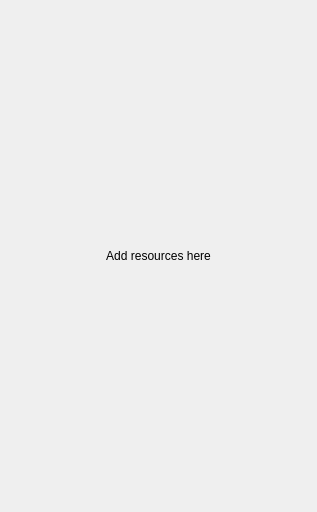
<?xml version="1.0" encoding="UTF-8"?>
<ui version="4.0">
 <class>ResourceLibrary</class>
 <widget class="QDockWidget" name="ResourceLibrary">
  <property name="geometry">
   <rect>
    <x>0</x>
    <y>0</y>
    <width>317</width>
    <height>512</height>
   </rect>
  </property>
  <property name="contextMenuPolicy">
   <enum>Qt::DefaultContextMenu</enum>
  </property>
  <property name="acceptDrops">
   <bool>true</bool>
  </property>
  <property name="features">
   <set>QDockWidget::AllDockWidgetFeatures</set>
  </property>
  <property name="allowedAreas">
   <set>Qt::AllDockWidgetAreas</set>
  </property>
  <property name="windowTitle">
   <string>Resource Library</string>
  </property>
  <widget class="QWidget" name="dockWidgetContents">
   <property name="minimumSize">
    <size>
     <width>100</width>
     <height>100</height>
    </size>
   </property>
   <layout class="QVBoxLayout" name="verticalLayout">
    <item>
     <widget class="QStackedWidget" name="stackedWidget">
      <property name="sizePolicy">
       <sizepolicy hsizetype="Expanding" vsizetype="Expanding">
        <horstretch>0</horstretch>
        <verstretch>0</verstretch>
       </sizepolicy>
      </property>
      <property name="contextMenuPolicy">
       <enum>Qt::CustomContextMenu</enum>
      </property>
      <property name="currentIndex">
       <number>1</number>
      </property>
      <widget class="QLabel" name="info">
       <property name="sizePolicy">
        <sizepolicy hsizetype="Expanding" vsizetype="Expanding">
         <horstretch>0</horstretch>
         <verstretch>0</verstretch>
        </sizepolicy>
       </property>
       <property name="autoFillBackground">
        <bool>false</bool>
       </property>
       <property name="frameShape">
        <enum>QFrame::NoFrame</enum>
       </property>
       <property name="text">
        <string>No resources available</string>
       </property>
       <property name="alignment">
        <set>Qt::AlignCenter</set>
       </property>
       <property name="wordWrap">
        <bool>true</bool>
       </property>
      </widget>
      <widget class="QWidget" name="empty">
       <layout class="QVBoxLayout" name="verticalLayout_2">
        <item>
         <widget class="QLabel" name="label">
          <property name="sizePolicy">
           <sizepolicy hsizetype="MinimumExpanding" vsizetype="MinimumExpanding">
            <horstretch>0</horstretch>
            <verstretch>0</verstretch>
           </sizepolicy>
          </property>
          <property name="text">
           <string>Add resources here</string>
          </property>
          <property name="alignment">
           <set>Qt::AlignCenter</set>
          </property>
         </widget>
        </item>
       </layout>
      </widget>
      <widget class="QTreeView" name="view">
       <property name="selectionMode">
        <enum>QAbstractItemView::ExtendedSelection</enum>
       </property>
       <property name="indentation">
        <number>20</number>
       </property>
       <property name="allColumnsShowFocus">
        <bool>true</bool>
       </property>
       <attribute name="headerVisible">
        <bool>false</bool>
       </attribute>
      </widget>
     </widget>
    </item>
   </layout>
  </widget>
 </widget>
 <resources/>
 <connections/>
</ui>
